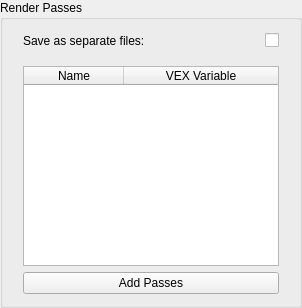
    <widget class="QGroupBox" name="gb_passes">
     <property name="title">
      <string>Render Passes</string>
     </property>
     <layout class="QVBoxLayout" name="verticalLayout_5">
      <item>
       <widget class="QWidget" name="w_separateAovs" native="true">
        <layout class="QHBoxLayout" name="horizontalLayout_37">
         <property name="topMargin">
          <number>0</number>
         </property>
         <property name="bottomMargin">
          <number>0</number>
         </property>
         <item>
          <widget class="QLabel" name="l_separateAovs">
           <property name="text">
            <string>Save as separate files:</string>
           </property>
          </widget>
         </item>
         <item>
          <spacer name="horizontalSpacer_32">
           <property name="orientation">
            <enum>Qt::Orientation::Horizontal</enum>
           </property>
           <property name="sizeHint" stdset="0">
            <size>
             <width>40</width>
             <height>20</height>
            </size>
           </property>
          </spacer>
         </item>
         <item>
          <widget class="QCheckBox" name="chb_separateAovs">
           <property name="text">
            <string/>
           </property>
          </widget>
         </item>
        </layout>
       </widget>
      </item>
      <item>
       <widget class="QWidget" name="widget_14" native="true">
        <layout class="QHBoxLayout" name="horizontalLayout_14">
         <property name="topMargin">
          <number>9</number>
         </property>
         <property name="bottomMargin">
          <number>0</number>
         </property>
         <item>
          <widget class="QTableWidget" name="tw_passes">
           <property name="minimumSize">
            <size>
             <width>0</width>
             <height>200</height>
            </size>
           </property>
           <property name="contextMenuPolicy">
            <enum>Qt::ContextMenuPolicy::CustomContextMenu</enum>
           </property>
           <property name="selectionBehavior">
            <enum>QAbstractItemView::SelectionBehavior::SelectRows</enum>
           </property>
           <attribute name="horizontalHeaderVisible">
            <bool>true</bool>
           </attribute>
           <attribute name="horizontalHeaderHighlightSections">
            <bool>false</bool>
           </attribute>
           <attribute name="horizontalHeaderStretchLastSection">
            <bool>true</bool>
           </attribute>
           <attribute name="verticalHeaderVisible">
            <bool>false</bool>
           </attribute>
           <column>
            <property name="text">
             <string>Name</string>
            </property>
           </column>
           <column>
            <property name="text">
             <string>VEX Variable</string>
            </property>
           </column>
          </widget>
         </item>
        </layout>
       </widget>
      </item>
      <item>
       <widget class="QWidget" name="widget_15" native="true">
        <layout class="QHBoxLayout" name="horizontalLayout_15">
         <property name="topMargin">
          <number>0</number>
         </property>
         <property name="bottomMargin">
          <number>0</number>
         </property>
         <item>
          <widget class="QPushButton" name="b_addPasses">
           <property name="focusPolicy">
            <enum>Qt::FocusPolicy::NoFocus</enum>
           </property>
           <property name="text">
            <string>Add Passes</string>
           </property>
          </widget>
         </item>
        </layout>
       </widget>
      </item>
     </layout>
    </widget>
